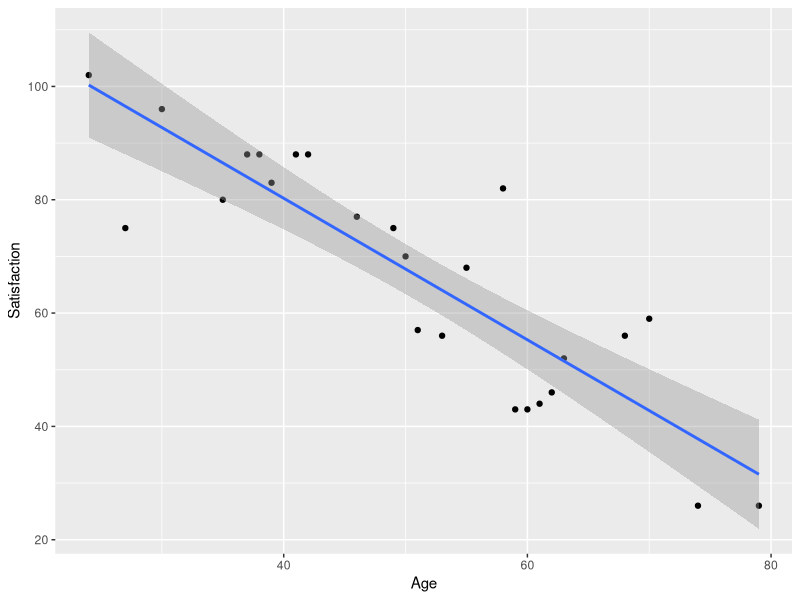
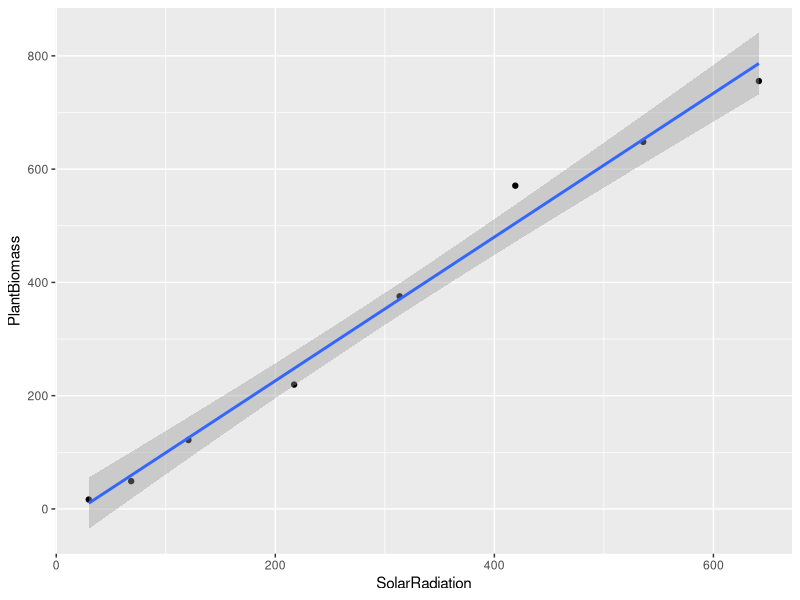
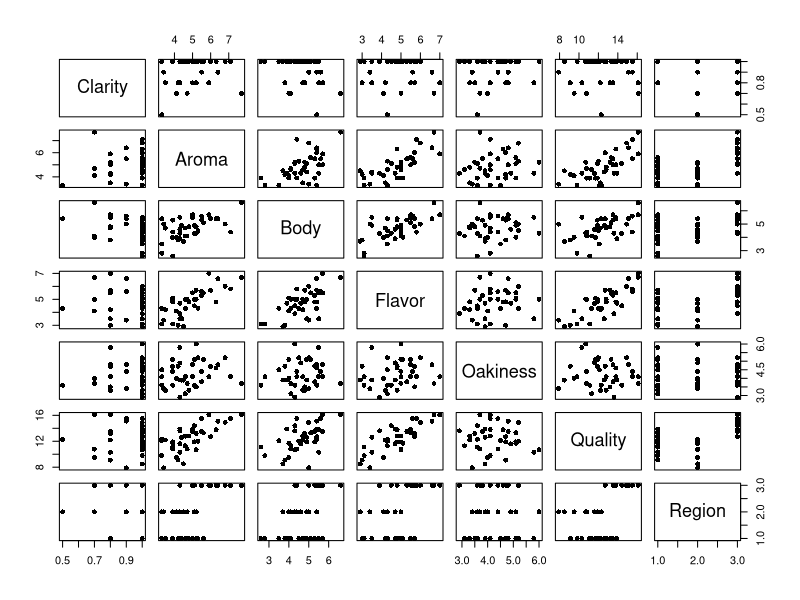

Here is the R script that generated these plots, in order:
## ---- chunk 1
knitr::opts_chunk$set(message=FALSE, warning=F, echo=TRUE)
options(width = 2000)
options(repos="https://cran.rstudio.com")
## ---- chunk 2
# Load the package 
library(readxl)
library(tidyverse)
library(broom)
# Import Data
table_b17 <- read_xlsx("TableB.17.xlsx")

# Observe the data frame
head(table_b17)

## ---- chunk 3
# visualizng Satisfaction and Age
table_b17 %>% ggplot(aes(Age,Satisfaction))+geom_point()+geom_smooth(method="lm", level=0.95)
## ---- chunk 4
# build the model
model_satis_age <- lm(Satisfaction ~ Age, data=table_b17)
model_satis_age
## ---- chunk 5
model_satis_age %>% summary()
## ---- chunk 6
model_satis_age %>% confint(level=0.95)
## ---- chunk 7
anova(model_satis_age)
## ---- chunk 8
model_satis_age %>% predict(newdata = data.frame(Age=65), interval = "confidence", level=0.95)
## ---- chunk 9
model_satis_age %>% predict(newdata = data.frame(Age=65), interval = "prediction", level=0.95)
## ---- chunk 10
t0= (-1.2490+1)/0.1471
2*pt(q = t0, df = nrow(table_b17)-2 , lower.tail = TRUE) # Gives the P(T < t0) from the t distribution. Enter the value for df of the t distribution. Use FALSE instead of TRUE to compute P(T >t0). #
## ---- chunk 11
# Load the package 
library(readxl)
library(tidyverse)
library(broom)
# Import Data
table_plant <- read_table2("Plant.txt")
# Observe the data frame
head(table_plant)
# visualizng Satisfaction and Age
table_plant %>% ggplot(aes(SolarRadiation,PlantBiomass))+geom_point()+geom_smooth(method="lm", level=0.95)
# build the model
model_solar_mass <- lm(PlantBiomass ~ SolarRadiation, data=table_plant)
model_solar_mass%>% summary()
confint(model_solar_mass, level = 0.99)
anova(model_solar_mass)
model_solar_mass_origin <- lm(PlantBiomass ~ SolarRadiation+0, data=table_plant)
model_solar_mass_origin%>% summary()
anova(model_solar_mass_origin)
## ---- chunk 12
# Load the package 
library(readxl)
library(tidyverse)
library(broom)
# Import Data
table_wine <- read_csv("TableB11.csv")
# Observe the data frame
head(table_wine)
summary(table_wine)
# visualizng Satisfaction and Age
plot(table_wine,pch=16)

# matrix of correlation coefficients
round(cor(table_wine),digits = 3)

# build the model
model_wine_quality <- lm(Quality ~ Clarity + Aroma + Body + Flavor + Oakiness + Region, data=table_wine)
model_wine_quality%>% summary()
anova(model_wine_quality)

car::Anova(model_wine_quality, type="II")


# two kinds of confident intervals
confint(model_wine_quality, level = 0.95)

confint(model_wine_quality, level = 1-(0.05/7))

# Scheffe joint confidence interval
B.hat_wine <- coefficients(model_wine_quality)
B.StdErr_wine <- coef(summary(model_wine_quality))[,2]
df1_wine <- length(B.hat_wine)
df2_wine <- nrow(table_wine)-df1_wine
F_wine <- qf(0.05,df1_wine,df2_wine)

cbind((B.hat_wine-sqrt(2*F_wine)*B.StdErr_wine),(B.hat_wine+sqrt(2*F_wine)*B.StdErr_wine))

# Prediction
predict(model_wine_quality,data.frame(Clarity=0.9, Aroma=4.7, Body=6.1, Flavor=5.2, Oakiness=3, Region=2),interval = "confidence", level=0.99)

predict(model_wine_quality,data.frame(Clarity=0.9, Aroma=4.7, Body=6.1, Flavor=5.2, Oakiness=3, Region=2),interval = "prediction", level=0.99)

# Obtain the Design Matrix (X) for the regression model #
# Include only the predictors in the model and no response #
x_wine <- model.matrix(~ Clarity + Aroma + Body + Flavor + Oakiness + Region, data =
table_wine)
head(x_wine) # Display the design matrix #
xpx.inv_wine <- solve(t(x_wine)%*%x_wine) # Computes Inverse of (X'X) matrix #
xpx.inv_wine
round(xpx.inv_wine, digits=4) # round with 4 decimal places #

# Check confidence and prediction interval of response #
x0_wine <- c(1,0.9,4.7, 6.1, 5.2, 3, 2)
predict_x0_wine <- t(x0_wine)%*%B.hat_wine
predict.stderr_CI_wine <- sqrt(1.395*t(x0_wine)%*%xpx.inv_wine%*%x0_wine)
predict.CI_wine <- c((predict_x0_wine - qt(0.995, 38-7)*predict.stderr_CI_wine), (predict_x0_wine + qt(0.995, 38-
7)*predict.stderr_CI_wine))
predict.CI_wine
predict.stderr_PI_wine <- sqrt(1.395*(1+(t(x0_wine)%*%xpx.inv_wine%*%x0_wine)))
predict.PI <- c((predict_x0_wine - qt(0.995, 38-7)*predict.stderr_PI_wine), (predict_x0_wine + qt(0.995, 38-
7)*predict.stderr_PI_wine))
predict.PI

# Test significance of linear function of regression coefficients #
# The linearHypothesis function defined in the car package can be used for this #

T_b4_wine <- c(0,0,0,0,1,0,0) # Define T matrix for testing B4=0 versus B4 not= 0 #
T_b4_wine <- c(rep(0,4),1,0,0) # Define T matrix for testing B4=0 versus B4 not= 0 #
T_b4_wine
car::linearHypothesis(model = model_wine_quality, hypothesis.matrix =T_b4_wine , rhs=0)
# The rhs option specifies value on the right hand side of hypotheses #
T_2b2_b3_wine <- c(0, 0, 2, -1, 0, 0, 0) # Define T matrix for testing 2B2=B3 versus 2B2 not= B3 #
T_2b2_b3_wine
car::linearHypothesis(model = model_wine_quality, hypothesis.matrix = T_2b2_b3_wine, rhs=0) #Test T2=0 versus T2 not= 0 #
# Define T matrix for testing the above hypotheses simultaneously #
# Use rbind function to bind two rows, The rep function is used to create replications of the same value #
T_b4.2b2_b3_wine <- rbind(c(rep(0,4), 1, 0, 0), c(0, 0, 2, -1, 0, 0, 0))
T_b4.2b2_b3_wine
car::linearHypothesis(model = model_wine_quality, hypothesis.matrix = T_b4.2b2_b3_wine, rhs=c(0,0)) # Test the above two hypotheses simultaneously #
# Check for multicollinearity #
# Use the vif function defined in the car package #
car::vif(mod = model_wine_quality)
# Fit reduced multiple linear regression model with only flavor and oakiness predictors #
model_wine_flavor_oakiness <- lm(Quality ~ Flavor + Oakiness , data = table_wine)
# The anova function gives Sequential (Type I) Sum of Squares of Regression #
anova(model_wine_flavor_oakiness)
# SS for Model (or Regression) = Total of Sum Sq values for Predictors #
# df for Model (or Regression) = Total of Df values for Predictors #

